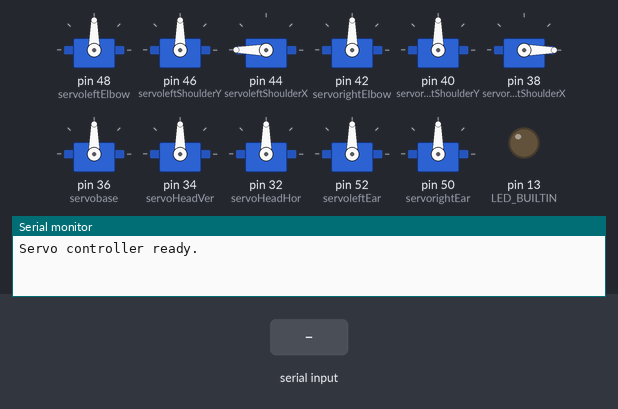
Recording of a sketch running on a simulated Arduino Mega 2560, built with avr-gcc and run on an emulated ATmega2560. Parts: 11 × servo, output pins drawn as LEDs (lit = HIGH), the last lines printed to the serial monitor. Dashed ring = blinking. Inputs (shaded band) come from the test bench. Random numbers use the default seed unless the sketch sets one.

Above: at 2.7 s.
2.8 s: "90,45\n" received over the second serial link
At 3.11 s:
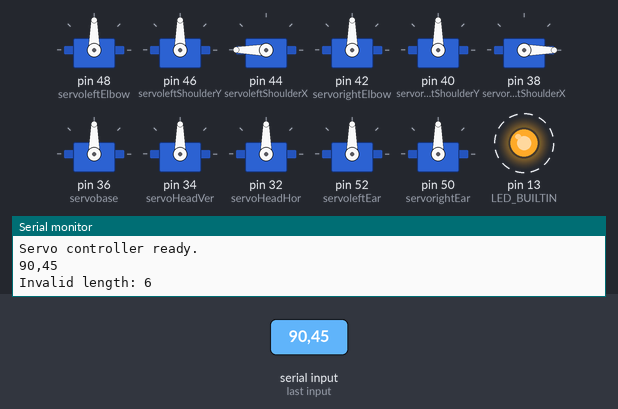
4.6 s: "0\n" received over the second serial link
At 5.6 s:
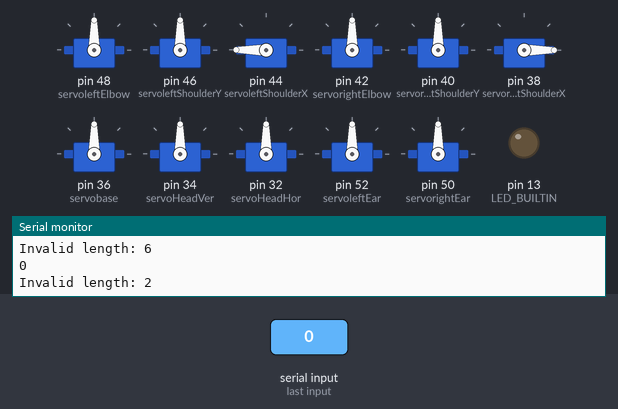
Timing chart, 0 to 7.6 s (numbered marks = the images above; inputs shaded):
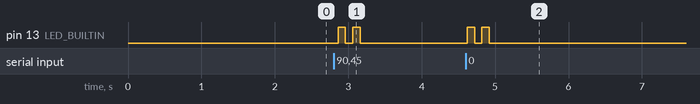

The sketch:

arduinoRXSaved.ino
```cpp
//Pose Imitator Arduino Mega Code
//Debasish Buragohain
#include <Servo.h>

long int lastTimeMoved = 0;              //the last time the ear servos moved
const int gapInEarMovements = 6000;      //we will move the ears after every six seconds
Servo servoHeadHor;
Servo servoHeadVer;
Servo servorightShoulderY;
Servo servoleftShoulderY;
Servo servorightShoulderX;
Servo servoleftShoulderX;
Servo servorightElbow;
Servo servoleftElbow;
Servo servobase;
Servo servorightEar;
Servo servoleftEar;

void setup() {
  Serial.begin(9600);         //to be displayed to the serial monitor
  Serial3.begin(9600);        //communicating with the HC 05 connected
  Serial.print("Servo controller ready.");
  Serial.println("\n");
  pinMode(LED_BUILTIN, OUTPUT);

  servoleftElbow.attach(48);
  servoleftShoulderY.attach(46);
  servoleftShoulderX.attach(44);
  servorightElbow.attach(42);
  servorightShoulderY.attach(40);
  servorightShoulderX.attach(38);
  servobase.attach(36);
  servoHeadVer.attach(34);
  servoHeadHor.attach(32);
  servoleftEar.attach(52);
  servorightEar.attach(50);


  delay(1000); //wait for some time to charge the capacitors sufficiently
  servoHeadHor.write(90);
  servoHeadVer.write(90);
  servorightShoulderY.write(90);
  servoleftShoulderY.write(90);
  servorightShoulderX.write(0);
  servoleftShoulderX.write(180);
  servorightElbow.write(90);
  servoleftElbow.write(90);
  servobase.write(90);
  servorightEar.write(90);
  servoleftEar.write(90);
  delay(500);
}

void loop() {
  if (Serial3.available()) {
    String inputText;
    while (Serial3.available()) {
      char c = Serial3.read();
      delay(10);
      inputText += c;
    }
    inputText.remove(16, 3);
    Serial.println("");
    Serial.print(inputText);
    if (inputText.length() !=  16) {          //only 8 servo degrees would be sent making 16 chars
      Serial.print("Invalid length: ");
      Serial.print(inputText.length());
      for (int dh = 0; dh < 2; dh++) {        //error indication
        digitalWrite(LED_BUILTIN, HIGH); delay(100);
        digitalWrite(LED_BUILTIN, LOW); delay(100);
      }
      return;
    }
    else {
      int inputDegrees[8] = { -1, -1, -1, -1, -1, -1, -1, -1};     //error values
      int arrayIndex = 0;
      for (int i = 0; i <= 15; i += 2) {
        int tens = (int(inputText[i]) - 48) * 10;
        int ones = (int(inputText[i + 1]) - 48);
        inputDegrees[i / 2] = (tens + ones) * 10; //get the actual servo degrees
      }
      String displayIt;                           //display the servo degrees over the serial monitor
      for (int i = 0; i < sizeof(inputDegrees) / sizeof(inputDegrees[0]); i++) {
        if (inputDegrees[i] == -1) {              //error handler
          Serial.print("Error: input degree array contains an error value.");
          return;
        }
        displayIt += String(inputDegrees[i]) + ' ';
      }
      Serial.println(displayIt);
      if (millis() - lastTimeMoved >= gapInEarMovements)moveEarServos();    //ear servo
      if (servoHeadHor.read() != inputDegrees[0]) {
        servoHeadHor.write(inputDegrees[0]);
        delay(150);
      }
      if (servorightShoulderY.read() != inputDegrees[1]) {
        servorightShoulderY.write(inputDegrees[1]);
        delay(150);
      }
      if (servoleftShoulderY.read() != inputDegrees[2]) {
        servoleftShoulderY.write(inputDegrees[2]);
        delay(150);
      }
      if (servorightShoulderX.read() != inputDegrees[3]) {
        servorightShoulderX.write(inputDegrees[3]);
        delay(150);
      }
      if (servoleftShoulderX.read() != inputDegrees[4]) {
        servoleftShoulderX.write(inputDegrees[4]);
        delay(150);
      }
      if (servorightElbow.read() != inputDegrees[5]) {
        servorightElbow.write(inputDegrees[5]);
        delay(150);
      }
      if (servoleftElbow.read() != inputDegrees[6]) {
        servoleftElbow.write(inputDegrees[6]);
        delay(150);
      }
      if (servobase.read() != inputDegrees[7]) {
        servobase.write(inputDegrees[7]);
        delay(150);
      }
    }
    delay(40);
  }
}

void moveEarServos() {
  lastTimeMoved = millis();     //firstly update the time of movement
  int servoTarget;              //ear servos target
  switch (servorightEar.read()) {
    case 0: servoTarget = 90; break;
    case 90: int ranNum = round(random(0, 1)); servoTarget = (ranNum == 0) ? 0 : 180; break;
    case 180: servoTarget = 90; break;
  }
  servorightEar.write(servoTarget); delay(300);
  servoleftEar.write(servoTarget); delay(300);
}
```

Measured:
- after the input at 2.8 s, pin 13 (LED_BUILTIN): alternates HIGH for 0.10 s and LOW for 0.10 s, 4 changes in all, then stays LOW, starting after 0.06 s
- after the input at 4.6 s, pin 13 (LED_BUILTIN): alternates HIGH for 0.10 s and LOW for 0.10 s, 4 changes in all, then stays LOW, starting at once
